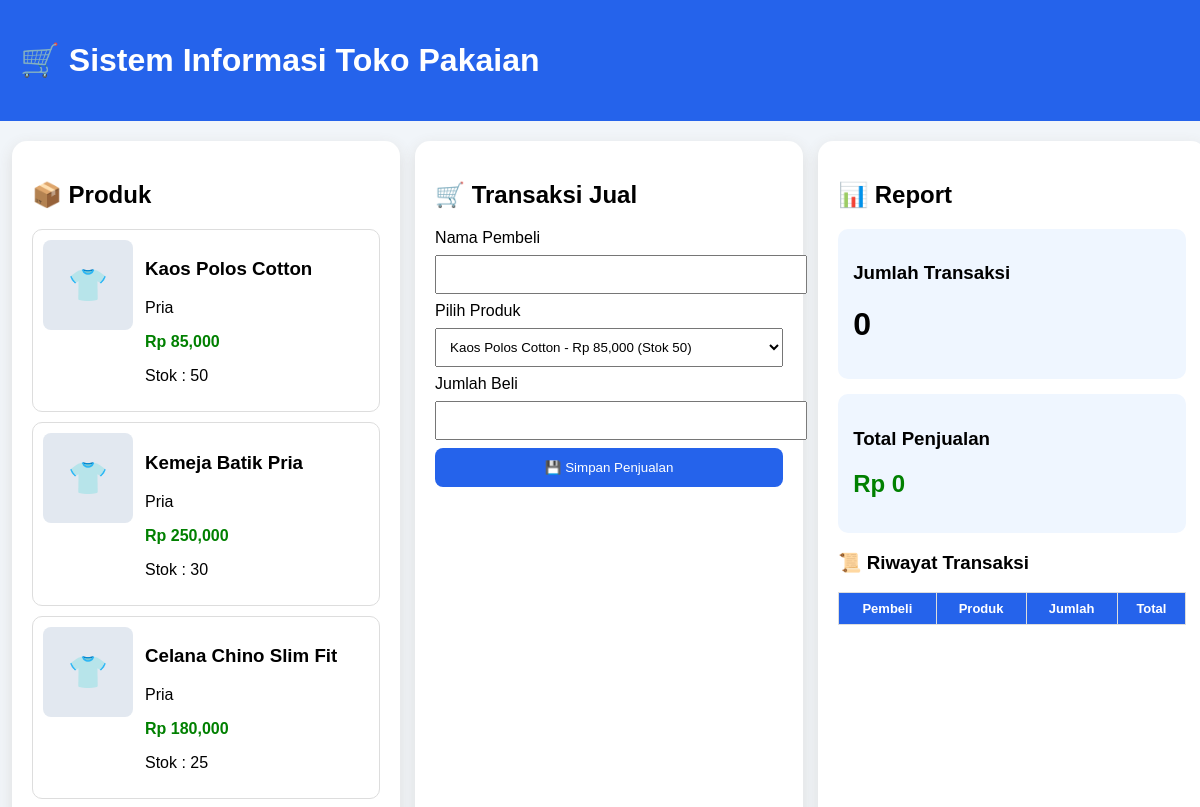
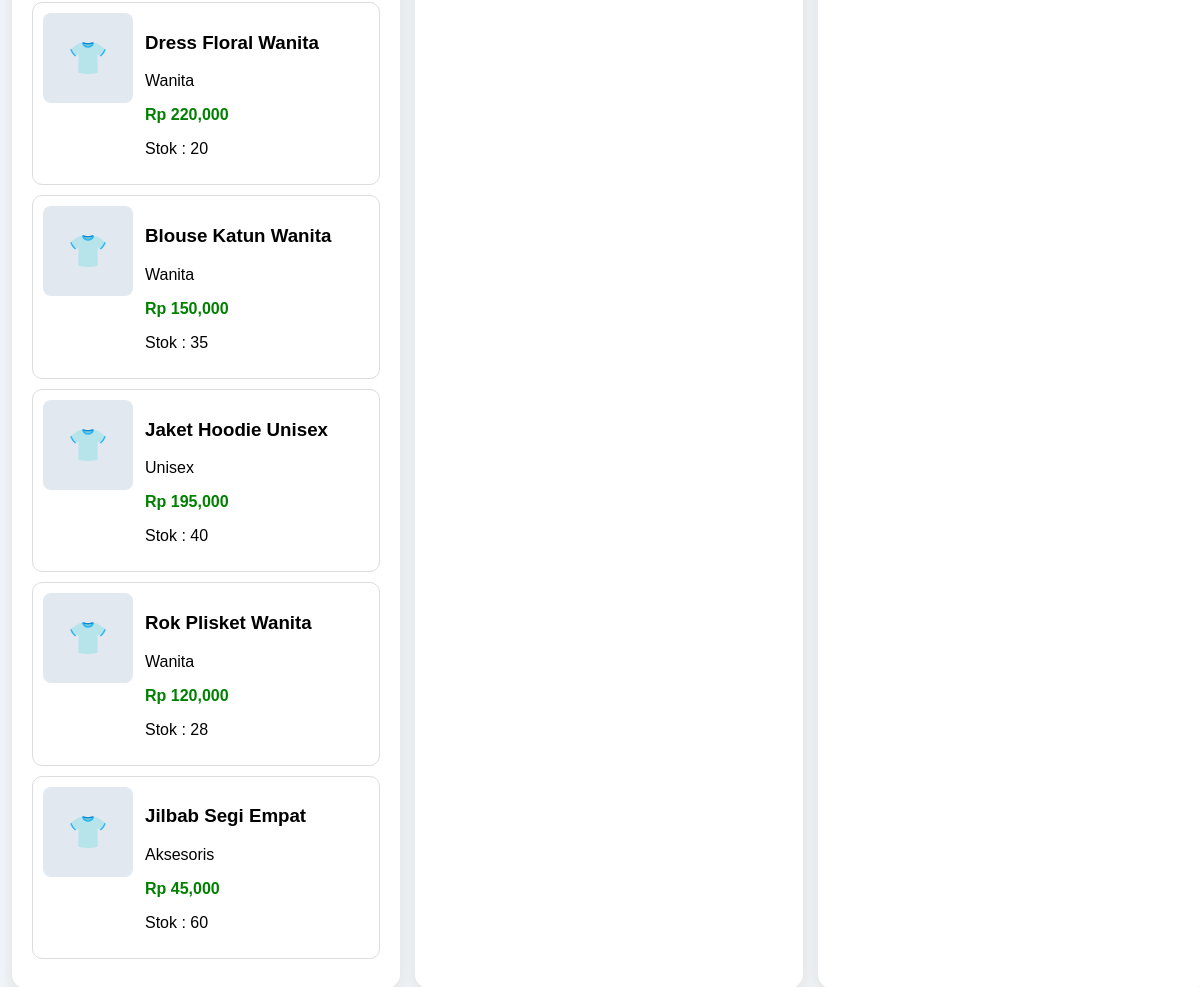
The page /pertemuan19.php on the database its author committed (2 pictures, top to bottom).
### tables this page shows
CREATE TABLE IF NOT EXISTS produk (
    id_produk INT AUTO_INCREMENT PRIMARY KEY,
    nama_produk VARCHAR(100) NOT NULL,
    kategori VARCHAR(50) NOT NULL,
    harga INT NOT NULL,
    stok INT NOT NULL DEFAULT 0,
    gambar VARCHAR(100) DEFAULT NULL
);

### pertemuan19.php (the view, shortened to what this page needs)
<?php
require_once __DIR__ . '/koneksi.php';
$data_produk=mysqli_query($conn,
"SELECT * FROM produk"
);
$total_transaksi=mysqli_query($conn,
"SELECT COUNT(*) AS jumlah
FROM transaksi"
);
$jumlah=mysqli_fetch_assoc($total_transaksi) ?: ['jumlah' => 0];
$total_penjualan=mysqli_query($conn,
"SELECT SUM(total) AS total
FROM transaksi"
);
$omset=mysqli_fetch_assoc($total_penjualan);
?>
<!DOCTYPE html>
<html>
<head>
</head>
<body>
<div class="header">
<h1>
🛒 Sistem Informasi Toko Pakaian
</h1>
</div>
<div class="container">
<div class="layout">
<div class="box">
<h2>
📦 Produk
</h2>
<?php while($p=mysqli_fetch_assoc($data_produk)){ ?>
<div class="item">
<?php
$gambar = $p['gambar'] ?? '';
if ($gambar !== '' && file_exists(__DIR__ . '/p19foto/' . $gambar)) {
?>
<div class="item-thumb">
<img src="p19foto/<?php echo htmlspecialchars($gambar); ?>" alt="<?php echo htmlspecialchars($p['nama_produk']); ?>">
</div>
<?php } else { ?>
<div class="item-thumb">👕</div>
<?php } ?>
<div class="item-info">
<h3>
<?php echo $p['nama_produk']; ?>
</h3>
<p>
<?php echo $p['kategori']; ?>
</p>
<p class="harga">
Rp <?php echo number_format($p['harga']); ?>
</p>
<p>
Stok :
<?php echo $p['stok']; ?>
</p>
</div>
</div>
<?php } ?>
</div>
<div class="box">
<h2>
🛒 Transaksi Jual
</h2>
<form method="POST">
<label>
Nama Pembeli
</label>
<input type="text"
name="nama"
required>
<label>
Pilih Produk
</label>
<select name="produk">
<?php
$list=mysqli_query($conn,
"SELECT * FROM produk");
while($p=mysqli_fetch_assoc($list)){
?>
<option value="<?php echo $p['id_produk']; ?>">
<?php echo $p['nama_produk']; ?>
-
Rp <?php echo number_format($p['harga']); ?>
</option>
<?php } ?>
</select>
<label>
Jumlah Beli
</label>
<input type="number"
name="jumlah"
min="1"
required>
<button name="jual">
💾 Simpan Penjualan
</button>
</form>
</div>
<div class="box">
<h2>
📊 Report
</h2>
<div class="report">
<h3>
Jumlah Transaksi
</h3>
<h1>
<?php echo $jumlah['jumlah']; ?>
</h1>
</div>
<div class="report">
<h3>
Total Penjualan
</h3>
<h2 style="color:green">
Rp
<?php
echo number_format($omset['total'] ?? 0);
?>
</h2>
</div>
<h3>
📜 Riwayat Transaksi
</h3>
<table>
<tr>
<th>
Pembeli
</th>
<th>
Produk
</th>
<th>
Jumlah
</th>
<th>
Total
</th>
</tr>
</table>
</div>
</div>
</div>
</body>
</html>

### pertemuan19.php (style rules this page uses)
body { margin:0; font-family:Arial; background:#f1f5f9; }
.header { background:#2563eb; color:white; padding:20px; }
.container { width:98%; margin:20px auto; }
.layout { display:grid; grid-template-columns:33% 33% 33%; gap:15px; }
.box { background:white; padding:20px; border-radius:15px; box-shadow:0 5px 15px #ddd; }
.item-thumb { width:90px; height:90px; border-radius:8px; background:#e2e8f0; display:flex; align-items:center; justify-content:center; font-size:32px; flex-shrink:0; }
.item { display:flex; gap:12px; align-items:flex-start; border:1px solid #ddd; padding:10px; margin-bottom:10px; border-radius:10px; }
.item-info { flex:1; }
.harga { color:green; font-weight:bold; }
input,select { width:100%; padding:10px; margin:8px 0; }
button { background:#2563eb; color:white; border:0; padding:12px; width:100%; border-radius:8px; cursor:pointer; }
.report { background:#eff6ff; padding:15px; margin-bottom:15px; border-radius:10px; }
table { width:100%; border-collapse:collapse; font-size:13px; }
th { background:#2563eb; color:white; }
td,th { padding:8px; border:1px solid #ddd; }

### rows shown on the page
produk: nama_produk "Kaos Polos Cotton", kategori "Pria", harga "85,000", stok "50"
produk: nama_produk "Kemeja Batik Pria", kategori "Pria", harga "250,000", stok "30"
produk: nama_produk "Celana Chino Slim Fit", kategori "Pria", harga "180,000", stok "25"
produk: nama_produk "Dress Floral Wanita", kategori "Wanita", harga "220,000", stok "20"
produk: nama_produk "Blouse Katun Wanita", kategori "Wanita", harga "150,000", stok "35"
produk: nama_produk "Jaket Hoodie Unisex", kategori "Unisex", harga "195,000", stok "40"
produk: nama_produk "Rok Plisket Wanita", kategori "Wanita", harga "120,000", stok "28"
produk: nama_produk "Jilbab Segi Empat", kategori "Aksesoris", harga "45,000", stok "60"

### other values the page prints
$jumlah['jumlah'] "0"
$omset['total'] "0"
form field produk "Kaos Polos Cotton - Rp 85,000 (Stok 50)"
